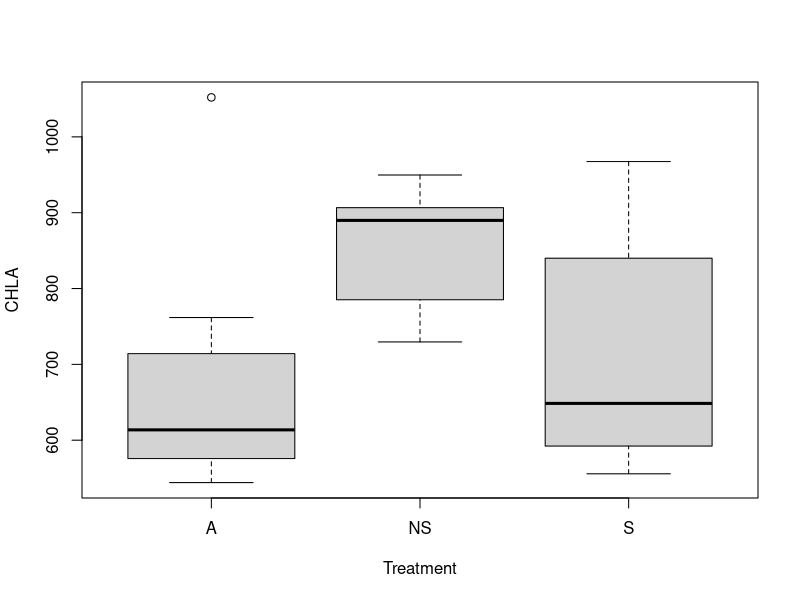
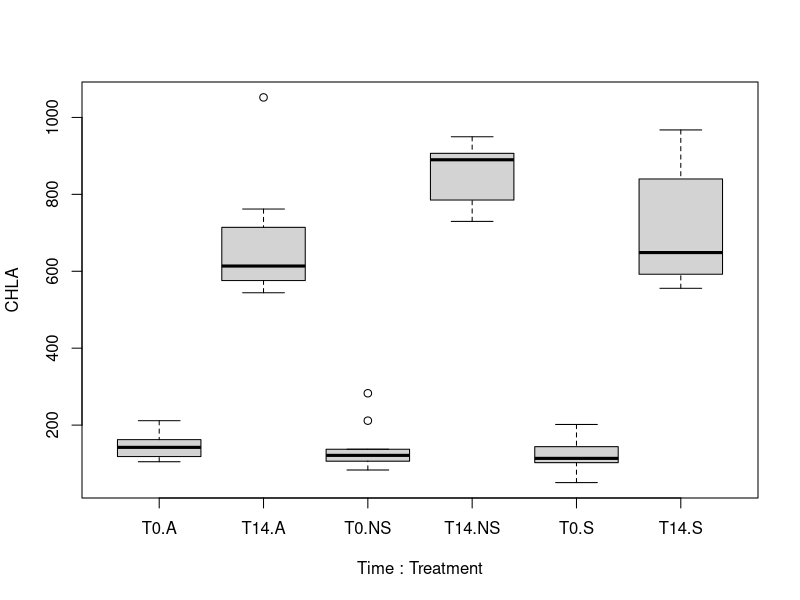
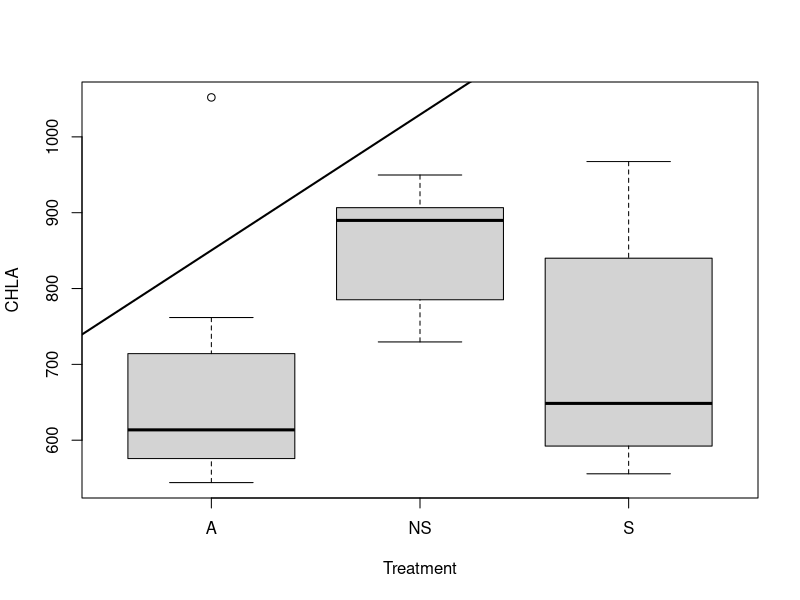
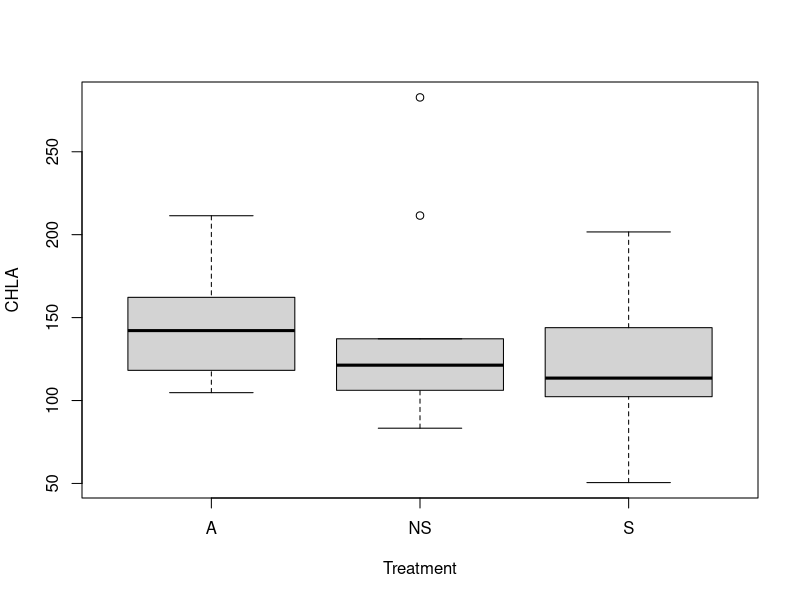
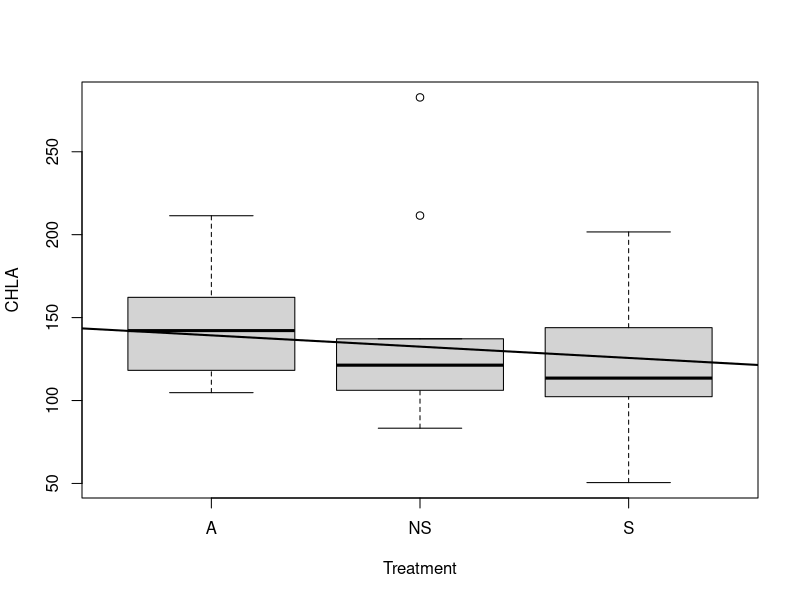
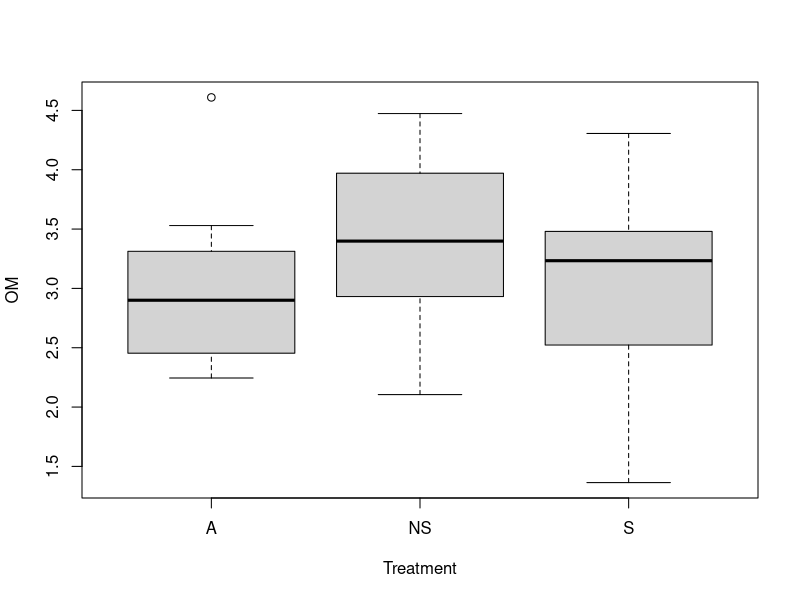
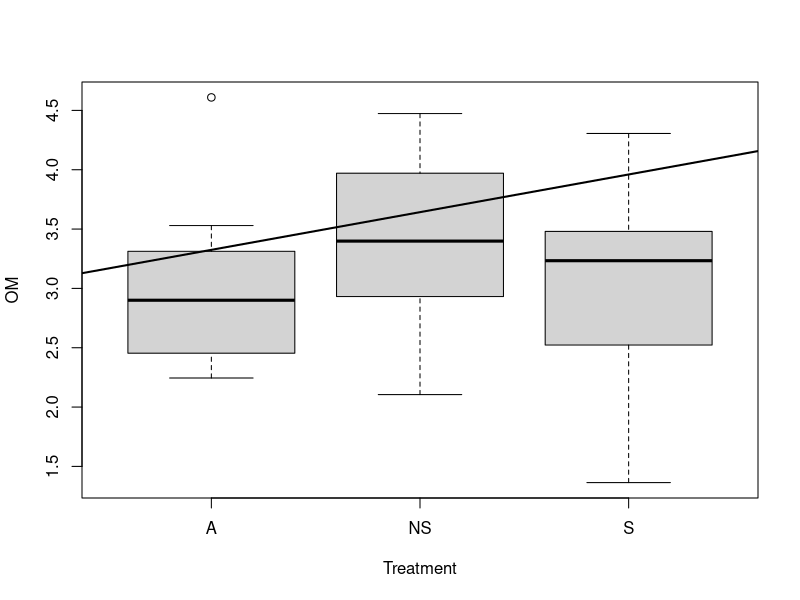
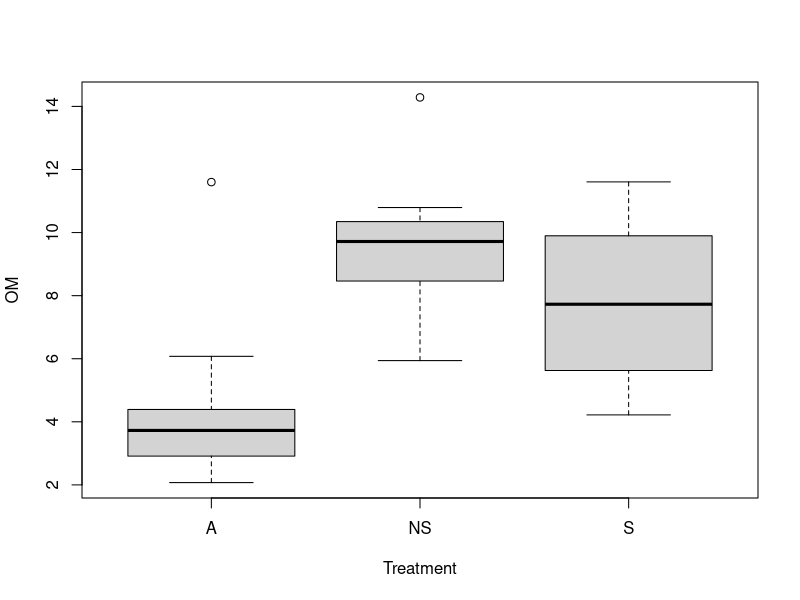

These charts were generated, in order, by the following R code: (Note: this script raises an error after producing the figures.)
## ---- chunk 1
knitr::opts_chunk$set(echo = TRUE)
## ---- chunk 2
mud_snails <- read.csv("./MudsnailsBMA_OCT2022.csv", skip = 4)
mud_snails$Treatment <- factor(mud_snails$Treatment, levels = c('A', 'NS', 'S'))
mud_snails$Time <- factor(mud_snails$Time, levels = c('T0', 'T14'))
mud_snails
## ---- chunk 3
boxplot(CHLA ~ Treatment, data = mud_snails, subset=Time == "T14")
## ---- chunk 4
CHLA_mod = lm(CHLA ~ Treatment, data = mud_snails, subset = Time == "T14")
CHLA_mod

CHLA_time_mod = lm(CHLA ~ Treatment + Time + Treatment:Time , data = mud_snails)
summary(CHLA_time_mod)
car::Anova(CHLA_time_mod)

boxplot(CHLA ~  Time + Treatment, data = mud_snails)

mean(mud_snails$CHLA)
plot(CHLA ~ Treatment, data = mud_snails, subset = Time == "T14")
abline(CHLA_mod, lwd = 2)
abline(h = mean(mud_snails$CHLA), col = 'red', lty = 2, lwd = 2)
treat_mod = lm(CHLA ~ Treatment, data = mud_snails)
# alternatively we can just update null_mod
treat_mod = update(CHLA_mod, . ~ . + Treatment)

treat_mod
contrasts(mud_snails$Treatment)
summary(treat_mod)
anova(treat_mod)
## ---- chunk 5
boxplot(CHLA ~ Treatment, data = mud_snails, subset=Time == "T0")
## ---- chunk 6
CHLA_mod = lm(CHLA ~ Treatment, data = mud_snails, subset = Time == "T0")
CHLA_mod

mean(mud_snails$CHLA)
plot(CHLA ~ Treatment, data = mud_snails, subset = Time == "T0")
abline(CHLA_mod, lwd = 2)
abline(h = mean(mud_snails$CHLA), col = 'red', lty = 2, lwd = 2)
treat_mod = lm(CHLA ~ Treatment, data = mud_snails)
# alternatively we can just update null_mod
treat_mod = update(CHLA_mod, . ~ . + Treatment)

treat_mod
levels(mud_snails$Treatment)
contrasts(mud_snails$Treatment)
summary(treat_mod)
anova(treat_mod)
## ---- chunk 7
boxplot(OM ~ Treatment, data = mud_snails, subset=Time == "T0")
OM_mod = lm(OM ~ Treatment, data = mud_snails, subset = Time == "T0")
OM_mod

mean(mud_snails$OM)
plot(OM ~ Treatment, data = mud_snails, subset = Time == "T0")
abline(OM_mod, lwd = 2)
abline(h = mean(mud_snails$OM), col = 'red', lty = 2, lwd = 2)
trt_mod = lm(OM ~ Treatment, data = mud_snails)
# alternatively we can just update null_mod
trt_mod = update(OM_mod, . ~ . + Treatment)

trt_mod
levels(mud_snails$Treatment)
contrasts(mud_snails$Treatment)
summary(trt_mod)
anova(trt_mod)
## ---- chunk 8
boxplot(OM ~ Treatment, data = mud_snails, subset=Time == "T14")
OM_mod = lm(OM ~ Treatment, data = mud_snails, subset = Time == "T14")
OM_mod

mean(mud_snails$OM)
plot(OM ~ Treatment, data = mud_snails, subset = Time == "T14")
abline(OM_mod, lwd = 2)
abline(h = mean(mud_snails$OM), col = 'red', lty = 2, lwd = 2)
trt_mod = lm(OM ~ Treatment, data = mud_snails)
# alternatively we can just update null_mod
trt_mod = update(OM_mod, . ~ . + Treatment)

trt_mod
levels(mud_snails$Treatment)
contrasts(mud_snails$Treatment)
summary(trt_mod)
anova(trt_mod)
## ---- chunk 9
OM_time_mod = lm(OM ~ Treatment + Time + Treatment:Time , data = mud_snails)
summary(OM_time_mod)
car::Anova(OM_time_mod)

boxplot(OM ~  Time + Treatment, data = mud_snails)

## ---- chunk 10
CHLA_time_mod = lm(CHLA ~ Treatment + Time + Treatment:Time , data = mud_snails)
summary(CHLA_time_mod)
car::Anova(CHLA_time_mod)

boxplot(CHLA ~  Time + Treatment, data = mud_snails,
ylab = "CHLA mg g-1 sediment", xlab = "Treatment over time",
col= c('plum', 'steelblue4', 'springgreen4'))
#legend
legend('topleft', c('A', 'NS', 'S'), col = c('plum', 'steelblue4', 'springgreen4'), 
       pch = 15 , bty = 'n')

## ---- chunk 11
OM_time_mod = lm(OM ~ Treatment + Time + Treatment:Time , data = mud_snails)
summary(OM_time_mod)
car::Anova(OM_time_mod)

boxplot(OM ~  Time + Treatment, data = mud_snails,
ylab = "LOI %", xlab = "Treatment over time",
col= c('plum', 'steelblue4', 'springgreen4'))
#legend
legend('topleft', c('A', 'NS', 'S'), col = c('plum', 'steelblue4', 'springgreen4'), 
       pch = 15 , bty = 'n')

## ---- chunk 12
x= mud_snails$ErosDep
barplot(as.factor(x) ~ Treatment, data = mud_snails, subset=Time == "T14")
Sedlvl_mod = lm(ErosDep ~ Treatment, data = mud_snails, subset = Time == "T14")
Sedlvl_mod

mean(mud_snails$ErosDep)
plot(ErosDep ~ Treatment, data = mud_snails, subset = Time == "T14")
abline(Sedlvl_mod, lwd = 2)
abline(h = mean(mud_snails$ErosDep), col = 'red', lty = 2, lwd = 2)
trt_mod = lm(ErosDep ~ Treatment, data = mud_snails)
# alternatively we can just update null_mod
treet_mod = update(Sedlvl_mod, . ~ . + Treatment)

treet_mod
levels(mud_snails$Treatment)
contrasts(mud_snails$Treatment)
summary(treet_mod)
anova(treet_mod)
## ---- chunk 13
factor(x= mud_snails$Treatment)
y = mud_snails$OM
plot(as.factor(x), y, xlab="Treatment", ylab="Organic Matter Levels (LOI%)")
x <- mud_snails$Treatment
y <- mud_snails$OM
factor(x= mud_snails$Treatment)

## ---- chunk 14
snails <- data.frame(x = LETTERS[1:93], y = 93:1)
snails
## ---- chunk 15
factor(x= mud_snails$Treatment)
y = mud_snails$OM
barplot(as.factor(x), as.numeric(y), xlab="Treatment", ylab="Organic Matter Levels (LOI%)")

